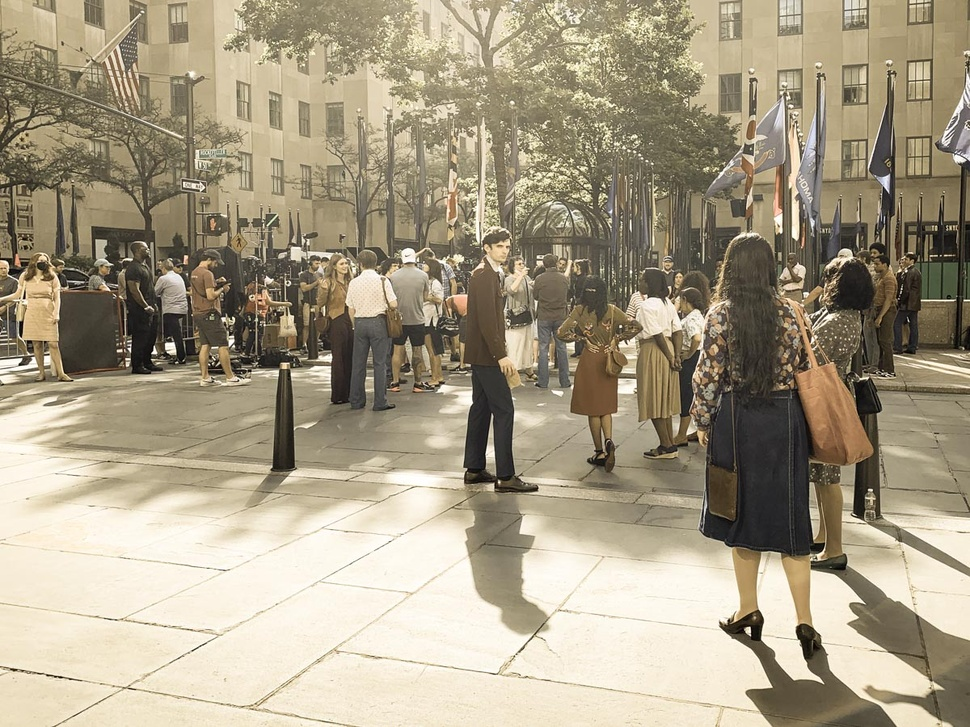
//> input picture home.jpg, 970 x 727 px, shrunk from 1200 x 900 before the run
$ ./sift   (built with g++ and OpenCV 4)
//> lines starting //> are read from the running program, lines starting //| are printed output that depends on the picture; after the words box and inside, x2 and y2 are one past the last pixel; in counts of white or black regions, pixels touching at a corner belong together
#include <iostream>
#include <vector>
#include <opencv2/imgcodecs.hpp>
#include <opencv2/imgproc.hpp>
#include <opencv2/features2d.hpp>

using namespace std;

int main(int argc, char* argv[])
{
    cout << "SIFT algorithm\n";
    cv::Mat img = cv::imread("home.jpg");
//> img is the input picture: 727 rows x 970 cols, CV_8UC3; mean B, G, R 133.7, 156.8, 167.4
    cout << "image size: " << img.size << "\n";
//| image size: 727 x 970
    cv::Mat imgGray = img.clone();
    cv::cvtColor(img, imgGray, cv::COLOR_BGR2GRAY);
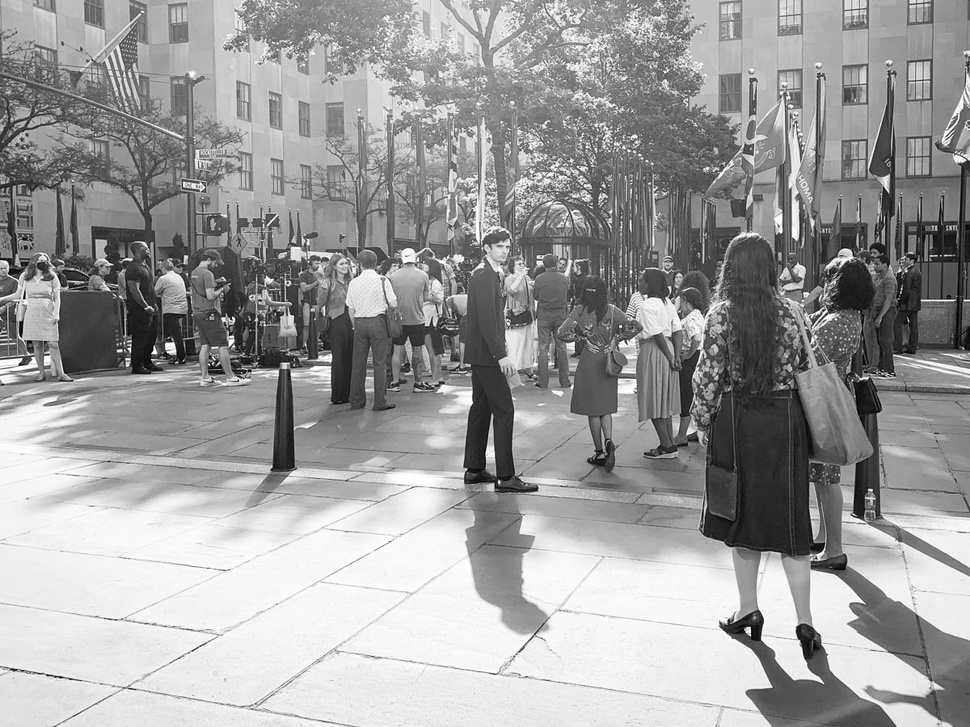
//> imgGray: 727 rows x 970 cols, CV_8UC1; min 0, max 255, mean 157.4
    cv::Ptr<cv::SIFT> detector = cv::SIFT::create();
    vector<cv::KeyPoint> keypoints;
    detector->detect(imgGray, keypoints);
//> keypoints = 4623 keypoints; strongest (x, y, size): (171, 347, 7.6), (24, 298, 1.9), (620, 326, 1.9), (154, 352, 3.5)
    cv::KeyPoint keypoint = keypoints.at(0);
//> keypoint = keypoint at (2.6, 182.5), size 2.4
    cout << "keypoints[0]:\n";
    cout << "\t class_id: \t" << keypoint.class_id << "\n";
//| 	 class_id: 	-1
    cout << "\t angle: \t" << keypoint.angle << "\n";
//| 	 angle: 	260.534
    cout << "\t octave: \t" << keypoint.octave << "\n";
//| 	 octave: 	3801855
    cout << "\t pt: \t\t" << keypoint.pt << "\n";
//| 	 pt: 		[2.62679, 182.491]
    cout << "\t size: \t\t" << keypoint.size << "\n";
//| 	 size: 		2.38406
    cout << "\t response: \t" << keypoint.response << "\n";
//| 	 response: 	0.0476919
    cv::Mat annotatedImg = img.clone();
   cv::drawKeypoints(img, keypoints, annotatedImg, cv::Scalar::all(-1), cv::DrawMatchesFlags::DRAW_RICH_KEYPOINTS);
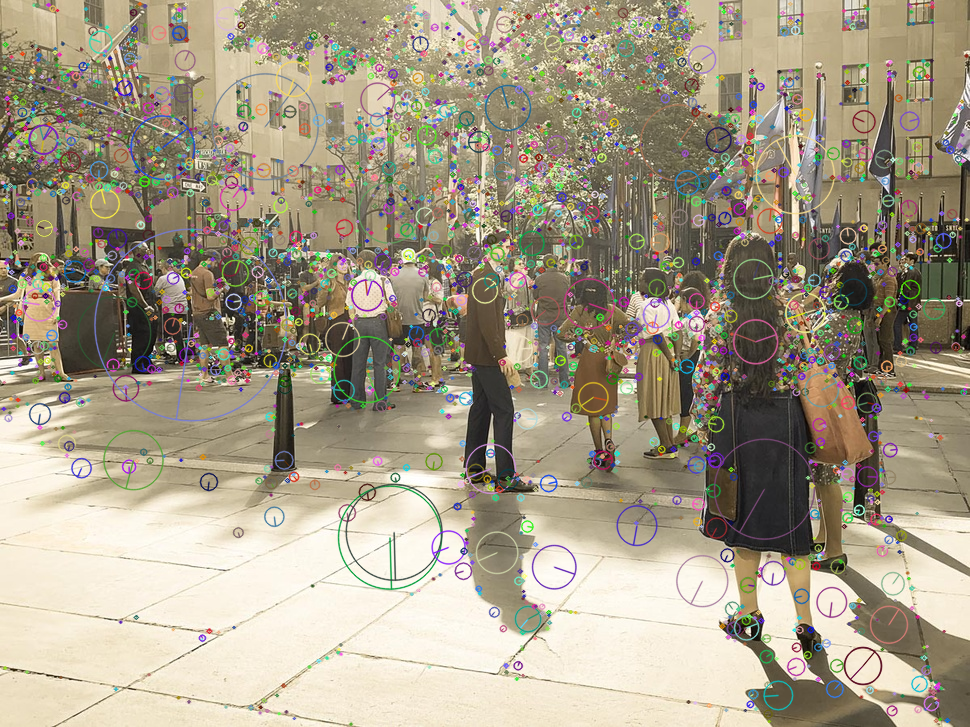
//> annotatedImg: 727 rows x 970 cols, CV_8UC3; 19.32% of pixels changed, all inside (x1, y1, x2, y2) = (0, 1, 970, 726)
    cv::imwrite("sift_keypoints.jpg", annotatedImg);
    return 0;
}
